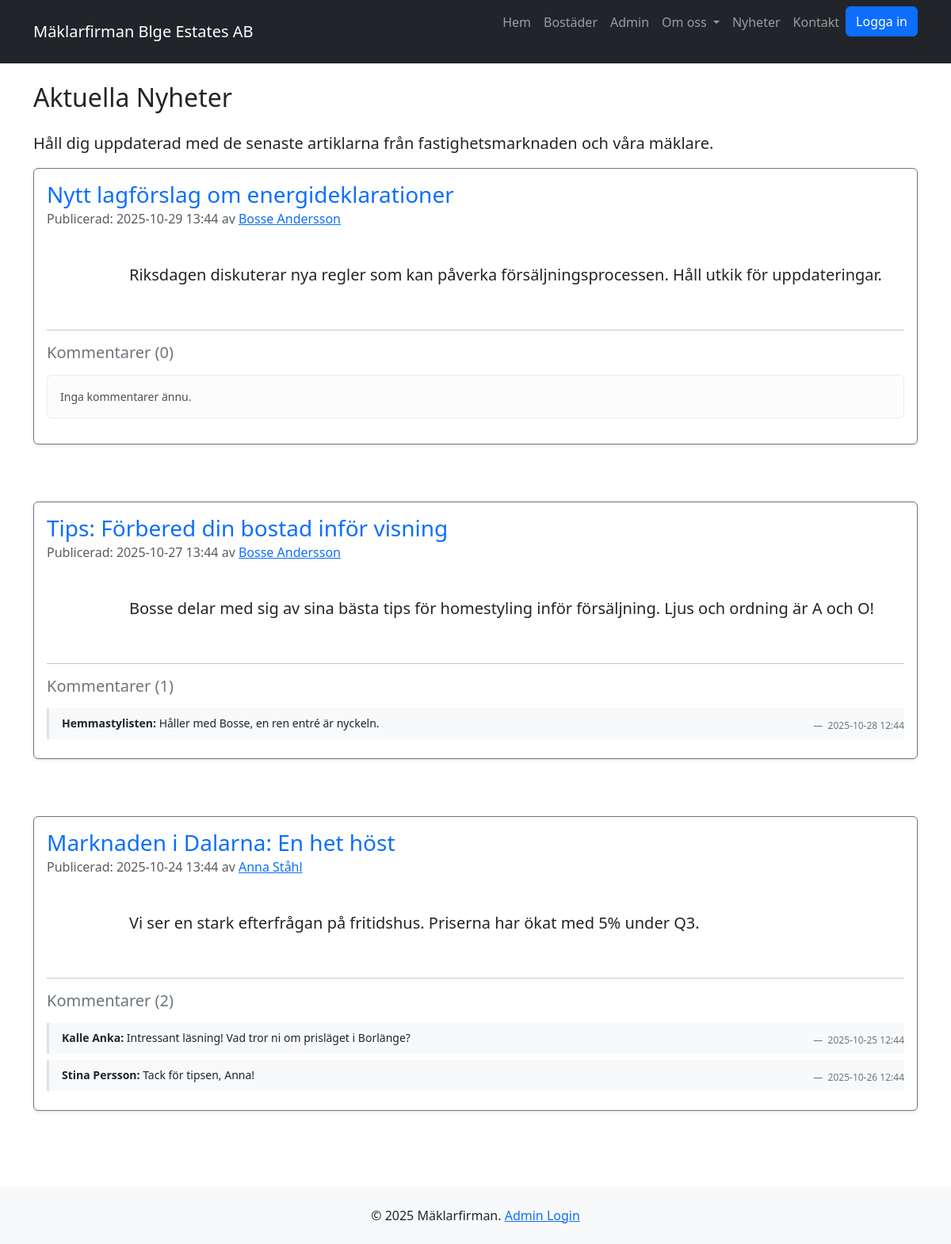
Page /nyheter/ on the committed database.
### models/nyhet.py (models this page shows, shortened)
class Nyhet(db.Model):
    __tablename__ = 'nyheter'
    id = db.Column(db.Integer, primary_key=True)
    titel = db.Column(db.String(200), nullable=False)
    innehall = db.Column(db.Text, nullable=False)
    datum = db.Column(db.DateTime, nullable=False, default=datetime.now)
    maklare_id = db.Column(db.Integer, db.ForeignKey('maklare.id'))
    maklare = db.relationship('Maklare', backref='nyheter')
    kommentarer = db.relationship('Kommentar', backref='nyhet')

### models/maklare.py (models this page shows, shortened)
class Maklare(db.Model):
    __tablename__ = 'maklare'
    id = db.Column(db.Integer, primary_key=True)
    namn = db.Column(db.String(100), nullable=False)
    epost = db.Column(db.String(120), unique=True, nullable=False)
    telefon = db.Column(db.String(20))
    titel = db.Column(db.String(100))
    beskrivning = db.Column(db.Text)

### models/kommentar.py (models this page shows, shortened)
class Kommentar(db.Model):
    __tablename__ = 'kommentarer'
    id = db.Column(db.Integer, primary_key=True)
    namn = db.Column(db.String(100), nullable=False)
    innehall = db.Column(db.Text, nullable=False)
    datum = db.Column(db.DateTime, nullable=False, default=datetime.now)
    nyhet_id = db.Column(db.Integer, db.ForeignKey('nyheter.id'), nullable=False)

### myblueprints/nyheter/nyheter_routes.py (the view)
@nyheter_bp.route('/') # url_prefix /nyheter ger den fullständiga URL:en /nyheter/
def lista_nyheter():
    alla_nyheter = nyhet_repo.hamta_alla_med_relationer() # <--- Hämta med relationer!
    return render_template(
        'nyhets_lista.html',
        nyheter_lista=alla_nyheter,
        titel='Nyheter & Kommentarer'
    )

### dbrepositories/nyhet_repository.py (called while the page is built)
    def hamta_alla_med_relationer(self):
        return Nyhet.query \
            .options(
                joinedload(Nyhet.maklare),
                selectinload(Nyhet.kommentarer)
            ) \
            .order_by(Nyhet.datum.desc()).all()

### myblueprints/nyheter/templates/nyhets_lista.html (shortened to what this page needs)
{% extends "base.html" %}
{% block content %}
<h2 class="mb-4">Aktuella Nyheter</h2>
<p class="lead">Håll dig uppdaterad med de senaste artiklarna från fastighetsmarknaden och våra mäklare.</p>
<div class="row row-cols-1 g-4">
    {% for nyhet in nyheter_lista %}
    <div class="col mb-5">
        <div class="card shadow-sm border-secondary">
            <div class="card-body">
                <h3 class="card-title text-primary">{{ nyhet.titel }}</h3>
                <h6 class="card-subtitle mb-3 text-muted">
                    Publicerad: {{ nyhet.datum.strftime('%Y-%m-%d %H:%M') }}
                    {% if nyhet.maklare %}
                        av <a href="{{ url_for('maklare_bp.maklare_detalj', maklare_id=nyhet.maklare_id) }}">{{ nyhet.maklare.namn }}</a>
                    {% endif %}
                </h6>
                <p class="card-text lead" style="white-space: pre-wrap;">
                    {{ nyhet.innehall | truncate(300, True, '...') }}
                </p>
                <hr class="mt-4">
                <h5 class="mb-3 text-secondary">Kommentarer ({{ nyhet.kommentarer|length }})</h5>
                {% if nyhet.kommentarer|length == 0 %}
                    <p class="alert alert-light small">Inga kommentarer ännu.</p>
                {% else %}
                    {% for kommentar in nyhet.kommentarer %}
                    <div class="comment-item border-start border-3 ps-3 py-2 mb-2 bg-light">
                        <p class="mb-0 small">
                            <strong>{{ kommentar.namn }}:</strong> {{ kommentar.innehall }}
                        </p>
                        <footer class="blockquote-footer text-end mb-0" style="font-size: 0.75rem;">
                            {{ kommentar.datum.strftime('%Y-%m-%d %H:%M') }}
                        </footer>
                    </div>
                    {% endfor %}
                {% endif %}
            </div>
        </div>
    </div>
    {% endfor %}
</div>
{% endblock %}

### templates/base.html (shortened to what this page needs)
<!DOCTYPE html>
<html lang="sv">
<head>
    <link href="https://cdn.jsdelivr.net/npm/bootstrap@5.3.8/dist/css/bootstrap.min.css" rel="stylesheet"
>
</head>
<body>
    <header>
        <nav class="navbar navbar-expand-lg navbar-dark bg-dark">
            <div class="container">
                <a class="navbar-brand" href="{{ url_for('index') }}">Mäklarfirman Blge Estates AB</a>
                <div class="collapse navbar-collapse" id="navbarNav">
                    <ul class="navbar-nav ms-auto">
                        <li class="nav-item">
                            <a class="nav-link" href="{{ url_for('index') }}">Hem</a>
                        </li>
                        <li class="nav-item">
                            <a class="nav-link" href="{{ url_for('bostader_bp.lista_bostader') }}">Bostäder</a>
                        </li>
                        <li class="nav-item">
                            <a class="nav-link" href="{{ url_for('admin_bp.admin_lista_bostader') }}">Admin</a>
                        </li>
                        <li class="nav-item dropdown">
                            <a class="nav-link dropdown-toggle" href="#" id="maklareDropdown" role="button"
                                data-bs-toggle="dropdown" aria-expanded="false">
                                Om oss
                            </a>
                        </li>
                        <li class="nav-item">
                            <a class="nav-link" href="{{ url_for('nyheter_bp.lista_nyheter') }}">Nyheter</a>
                        </li>
                        <li class="nav-item">
                            <a class="nav-link" href="#">Kontakt</a>sdf
                        </li>
                        <li class="nav-item text-muted">
                            {% if current_user.is_authenticated %}
                            <a href="{{ url_for('auth_bp.logout') }}" class="btn btn-primary">Logout {{
                                current_user.username }}</a>
                            {% else %}
                            <a href="{{ url_for('auth_bp.login') }}" class="btn btn-primary">Logga in</a>
                            {%endif%}
                        </li>
                    </ul>
                </div>
            </div>
        </nav>
    </header>
    <main class="container my-4">
        {% block content %}{% endblock %}
    </main>
    <footer class="bg-light text-center text-lg-start mt-5">
        <div class="container p-4">
            <p class="text-center mb-0">
                &copy;
                <script>document.write(new Date().getFullYear())</script> Mäklarfirman.
                <a href="#">Admin Login</a>
            </p>
        </div>
    </footer>
</body>
</html>

### rows in the picture
Nyhet: titel "Nytt lagförslag om energideklarationer", datum "2025-10-29 13:44", maklare.namn "Bosse Andersson", innehall "Riksdagen diskuterar nya regler som kan påverka försäljningsprocessen. Håll utkik för uppdateringar.", kommentarer|length "0", shows "Inga kommentarer ännu."
Nyhet: titel "Tips: Förbered din bostad inför visning", datum "2025-10-27 13:44", maklare.namn "Bosse Andersson", innehall "Bosse delar med sig av sina bästa tips för homestyling inför försäljning. Ljus och ordning är A och O!", kommentarer|length "1"
Kommentar: namn "Hemmastylisten", innehall "Håller med Bosse, en ren entré är nyckeln.", datum "2025-10-28 12:44"
Nyhet: titel "Marknaden i Dalarna: En het höst", datum "2025-10-24 13:44", maklare.namn "Anna Ståhl", innehall "Vi ser en stark efterfrågan på fritidshus. Priserna har ökat med 5% under Q3.", kommentarer|length "2"
Kommentar: namn "Kalle Anka", innehall "Intressant läsning! Vad tror ni om prisläget i Borlänge?", datum "2025-10-25 12:44"
Kommentar: namn "Stina Persson", innehall "Tack för tipsen, Anna!", datum "2025-10-26 12:44"
